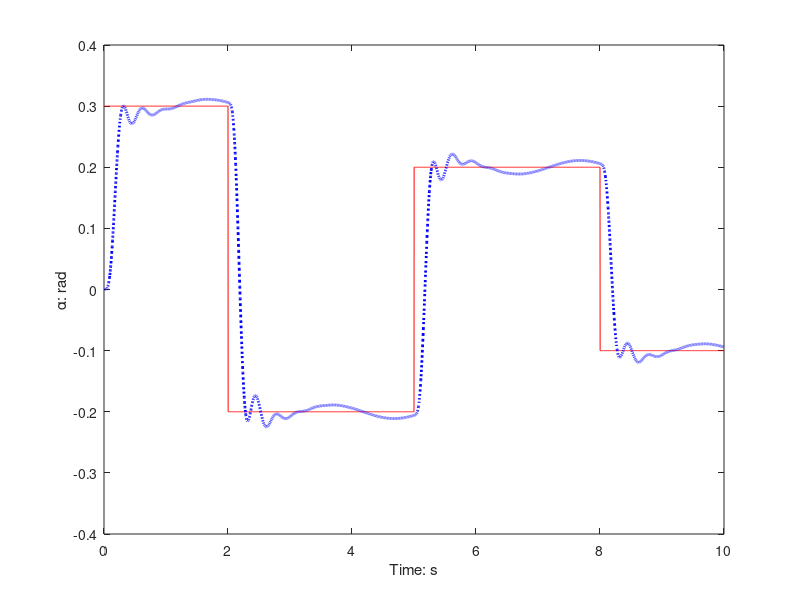
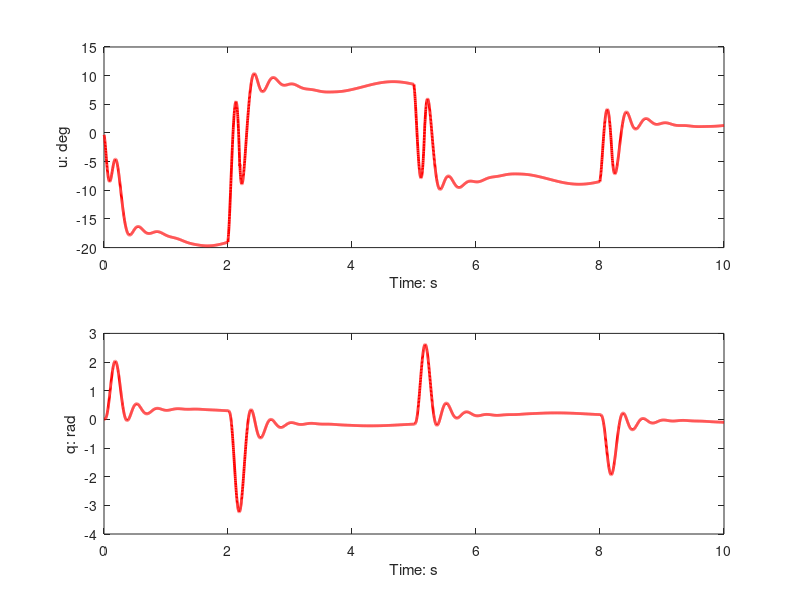

Recreate these plots in MATLAB, in order.

simu_time   = 10;
ts          = 0.002;
N           = simu_time/ts;
k0          = 200;
DataSave    = 1;
dis_OP      = 1;
% LPH
t1          = 0.1;
m51         = t1^5/120;
m52         = t1^6/144;
m53         = t1^7/336;
m54         = t1^8/1152;
m55         = t1^9/5184;
s1          = 100;
s2          = 0.2;
s3          = 0;
s4          = 0;
R           = 0;

% Geometrical Parameters
P0    = 46601.6;
S     = 0.040877;
mass  = 204.01;
vs    = 315.89;
dr    = 0.2286;
Iy    = 247.42;
Ca    = 0.3;
wa    = 150;
ita_a = 0.7;
an    = 0.000103;
bn    = -0.00945;
cn    = -0.1696;
dn    = -0.034;
am    = 0.000215;
bm    = -0.0195;
cm    = 0.051;
dm    = -0.206;
c0    = 180/pi;

Ka    = 0.7*P0*S/(mass*vs);
Kq    = 0.7*P0*S*dr/Iy;
Kz    = 0.7*P0*S/mass;
ax    = 0.7*P0*S*Ca/mass;

time        = zeros(N,1);
u           = zeros(N,1);

yd          = zeros(N,1);
x1          = zeros(N+1,1);
x1(1)       = 0;
x1_k        = x1(1);

x2          = zeros(N+1,1);
x2(1)       = 0;
x2_k        = x2(1);

x3          = zeros(N+1,1);
x3(1)       = 0;
x3_k        = x3(1);

x4          = zeros(N+1,1);
x4(1)       = 0;
x4_k        = x4(1);

Mach        = 3;

for   k     = 1:N
time(k)     = k*ts;

if  time(k) <= 2
yd(k)       = 0.3;
elseif (time(k) > 2) & (time(k) <= 5)
yd(k)       = -0.2;
elseif (time(k) > 5) & (time(k) <= 8)
yd(k)       = 0.2;
else
yd(k)       = -0.1;
end

d1_yd = 0;
d2_yd = 0;
d3_yd = 0;
d4_yd = 0;

Cn_a  = an*(x1_k*c0)^3+bn*x1_k*abs(x1_k)*c0^2+cn*(2-Mach/3)*x1_k*c0;
Cm_a  = am*(x1_k*c0)^3+bm*x1_k*abs(x1_k)*c0^2+cm*(-7+8*Mach/3)*x1_k*c0+dm*c0*x3_k;

f1    = Ka*Mach*Cn_a+x2_k;
f2    = Kq*Mach^2*Cm_a;
f3    = x4_k;
f4    = -wa^2*x3_k-2*ita_a*wa*x4_k;

dz1_dx1  = 2*k0/(pi*(1+k0^2*x1_k^2));
dz2_dx1  = -4*k0^3*x1_k/(pi*(1+k0^2*x1_k^2)^2);

p1f1_px1 = Ka*Mach*(an*c0^3*3*x1_k^2+bn*c0^2*(abs(x1_k)+x1_k*sign(x1_k))+cn*(2-Mach/3)*c0);
p2f1_px1 = Ka*Mach*(an*c0^3*6*x1_k+bn*c0^2*(2*sign(x1_k)+x1_k*dz1_dx1));
p3f1_px1 = Ka*Mach*(an*c0^3*6+bn*c0^2*(3*dz1_dx1+x1_k*dz2_dx1));

p1f2_px1 = Kq*Mach^2*(am*c0^3*3*x1_k^2+bm*c0^2*(abs(x1_k)+x1_k*sign(x1_k))+cm*(-7+8*Mach/3)*c0);
p2f2_px1 = Kq*Mach^2*(am*c0^3*6*x1_k+bm*c0^2*(2*sign(x1_k)+x1_k*dz1_dx1));
p1f2_px3 = Kq*Mach^2*dm*c0;

Lf1h     = f1;
Lf2h     = p1f1_px1*f1+f2;
Lf3h     = (p1f1_px1^2+p2f1_px1*f1+p1f2_px1)*f1+p1f1_px1*f2+p1f2_px3*f3;

pLf3h_px1= p3f1_px1*f1^2+p2f1_px1*4*f1*p1f1_px1+p1f1_px1^3+p2f2_px1*f1+2*p1f1_px1*p1f2_px1+p2f1_px1*f2;
pLf3h_px2= 2*f1*p2f1_px1+p1f1_px1^2+p1f2_px1;
pLf3h_px3= p1f1_px1*p1f2_px3;
pLf3h_px4= p1f2_px3;

Lf4h     = pLf3h_px1*f1+pLf3h_px2*f2+pLf3h_px3*f3+pLf3h_px4*f4;
LgLf3h   = p1f2_px3*wa^2;

e1_k     = x1_k-yd(k);
e2_k     = Lf1h-d1_yd;
e3_k     = Lf2h-d2_yd;
e4_k     = Lf3h-d3_yd;

P        = LgLf3h^2*(t1^8/(24^2)*s1+t1^6/(6^2)*s2+t1^4/4*s3+t1^2*s4)+R;

u(k)     = -LgLf3h/P*(t1^4/24*s1*(e1_k+t1*e2_k+t1^2/2*e3_k+t1^3/6*e4_k+t1^4/24*(Lf4h-d4_yd))+ ...
                      t1^3/6*s2*(e2_k+t1*e3_k+t1^2/2*e4_k+t1^3/6*(Lf4h-d4_yd))+ ...
					  t1^2/2*s3*(e3_k+t1*e4_k+t1^2/2*(Lf4h-d4_yd))+ ...
					  t1*s4*(e4_k+t1*(Lf4h-d4_yd)));
%u(k)     = -1/(m55*LgLf3h^2+R)*LgLf3h*(m51*e1_k+m52*e2_k+m53*e3_k+m54*e4_k+m55*(Lf4h-d4_yd));
%u(k)     = -1/(t1^4/24*LgLf3h)*(e1_k+t1*e2_k+t1^2/2*e3_k+t1^3/6*e4_k+t1^4/24*(Lf4h-d4_yd));

%f1_x        = Ka*Mach*(Cn_a+dn*c0*x3_k)*cos(x1_k)+x2_k;
f1_x        = f1;
f2_x        = f2;
f3_x        = f3;
f4_x        = f4;

dis_k       = 5*sin(pi*time(k));
%dis_k       = 5;

x1(k+1)     = x1_k + ts*f1_x;
x2(k+1)     = x2_k + ts*f2_x;
x3(k+1)     = x3_k + ts*f3_x;
x4(k+1)     = x4_k + ts*(f4_x+wa^2*u(k)+dis_OP*dis_k);

x1_k        = x1(k+1);
x2_k        = x2(k+1);
x3_k        = x3(k+1);
x4_k        = x4(k+1);
end

if DataSave  == 1
alpha = x1(1:N,1);
fin_p = u*57.29;
save alfa_Lu.txt     -ascii alpha
save fin_Lu.txt      -ascii fin_p
end

figure(1)
plot(time,yd,'r',time,x1(1:N,1),':b','linewidth',2)
xlabel('Time: s')
ylabel('\alpha: rad')

figure(2)
subplot(211)
plot(time,u*57.29,'r','linewidth',2)
xlabel('Time: s')
ylabel('u: deg')
subplot(212)
plot(time,x2(1:N,1),'r','linewidth',2)
xlabel('Time: s')
ylabel('q: rad')